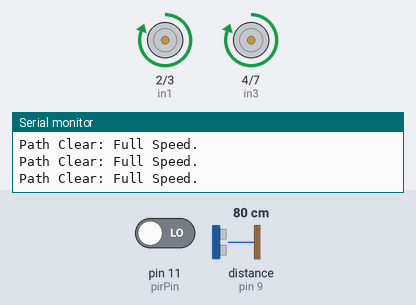
A sketch run on a simulated Arduino Uno, built with avr-gcc and run on an emulated ATmega328P. Shown: motor-driver pin pairs drawn as motors (green arrow = first pin HIGH = forward, orange = second pin HIGH = backward, longer = more drive, scaled by the enable pin), the last lines printed to the serial monitor. Wiring (inferred from the names in the program): ultrasonic range finder: trigger pin 8; echo pin 9. The inputs (shaded band) are chosen by the test bench; at power-on: distance to the obstacle (sensor on pin 9) 80 cm, pin 11 (pirPin) LOW. The echo pulse lasts 58.3 µs per cm.

Above: at 1.2 s.
1.3 s: distance to the obstacle (sensor on pin 9) set to 43 cm
2.8 s: distance to the obstacle (sensor on pin 9) set to 37 cm
At 3.8 s:
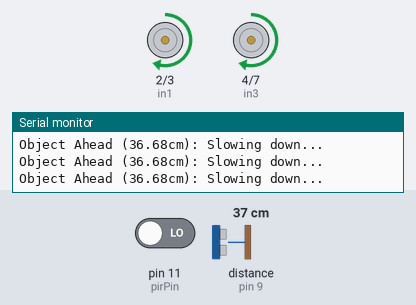
4.3 s: distance to the obstacle (sensor on pin 9) set to 23 cm
5.8 s: distance to the obstacle (sensor on pin 9) set to 19 cm
At 6.5 s:
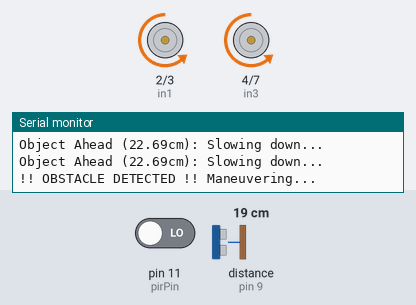
At 7.1 s:
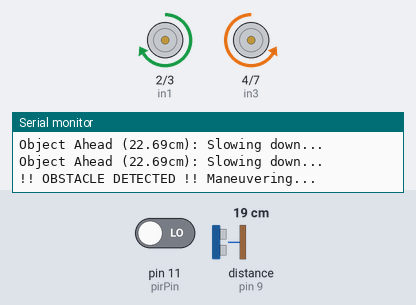
8.8 s: distance to the obstacle (sensor on pin 9) set to 250 cm
Timing chart, 0 to 11.8 s (numbered marks = the images above; inputs shaded):
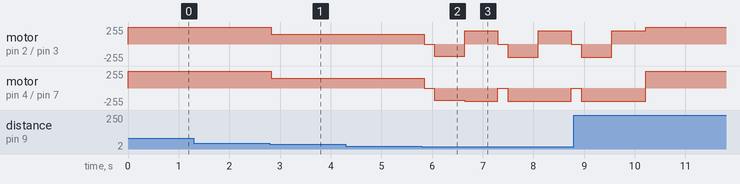

The sketch:

USE_THIS_ONLY.ino
```cpp
/*
 * Robot: Continuous Obstacle Avoidance + PIR Motion Alerts
 * PIR Pin: D11 | Ultrasonic: D8 (Trig), D9 (Echo)
 */

// --- Pins ---
const int pirPin = 11;
const int in1 = 2;        // Motor A
const int in2 = 3;
const int ena = 5;
const int in3 = 4;        // Motor B
const int in4 = 7;
const int enb = 6;
const int trigPin = 8;
const int echoPin = 9;

// --- Variables ---
int pirState = LOW;
int val = 0;

void setup() {
  // Motor Pins
  pinMode(in1, OUTPUT); pinMode(in2, OUTPUT); pinMode(ena, OUTPUT);
  pinMode(in3, OUTPUT); pinMode(in4, OUTPUT); pinMode(enb, OUTPUT);

  // Sensor Pins
  pinMode(trigPin, OUTPUT);
  pinMode(echoPin, INPUT);
  pinMode(pirPin, INPUT);

  Serial.begin(9600);
  Serial.println("--- System Online: Moving & Scanning ---");
}

void loop() {
  // 1. Check PIR Sensor for background alerts
  val = digitalRead(pirPin);
  if (val == HIGH) {
    if (pirState == LOW) {
      Serial.println(">> ALERT: Human/Motion detected nearby! <<");
      pirState = HIGH;
    }
  } else {
    if (pirState == HIGH) {
      Serial.println(">> Notice: Area is now still. <<");
      pirState = LOW;
    }
  }

  // 2. Obstacle Avoidance Logic (Always Running)
  float distance = getDistance();

  if (distance > 40) {
    Serial.println("Path Clear: Full Speed.");
    moveForward(255);
  }
  else if (distance <= 40 && distance > 20) {
    Serial.print("Object Ahead (");
    Serial.print(distance);
    Serial.println("cm): Slowing down...");
    moveForward(150);
  }
  else {
    Serial.println("!! OBSTACLE DETECTED !! Maneuvering...");
    stopMotors();
    delay(200);
    moveBackward(180);
    delay(600);
    turnRight(200);
    delay(600);
  }

  delay(50);
}

// --- Movement Functions ---

void moveForward(int speed) {
  digitalWrite(in1, HIGH); digitalWrite(in2, LOW);
  digitalWrite(in3, HIGH); digitalWrite(in4, LOW);
  analogWrite(ena, speed); analogWrite(enb, speed);
}

void moveBackward(int speed) {
  digitalWrite(in1, LOW); digitalWrite(in2, HIGH);
  digitalWrite(in3, LOW); digitalWrite(in4, HIGH);
  analogWrite(ena, speed); analogWrite(enb, speed);
}

void turnRight(int speed) {
  digitalWrite(in1, HIGH); digitalWrite(in2, LOW);
  digitalWrite(in3, LOW);  digitalWrite(in4, HIGH);
  analogWrite(ena, speed); analogWrite(enb, speed);
}

void stopMotors() {
  digitalWrite(in1, LOW); digitalWrite(in2, LOW);
  digitalWrite(in3, LOW); digitalWrite(in4, LOW);
  analogWrite(ena, 0);   analogWrite(enb, 0);
}

float getDistance() {
  digitalWrite(trigPin, LOW);
  delayMicroseconds(2);
  digitalWrite(trigPin, HIGH);
  delayMicroseconds(10);
  digitalWrite(trigPin, LOW);
  long duration = pulseIn(echoPin, HIGH);
  return duration * 0.0343 / 2;
}
```

Measured:
- the behaviour switches between 40 and 39 cm on distance to the obstacle (sensor on pin 9) (found by bisection; images 0 and 1)
- the behaviour switches between 21 and 20 cm on distance to the obstacle (sensor on pin 9) (found by bisection; images 1 and 2)
- after the input at 2.8 s, motor on pin 2 (in1) / pin 3 (in2), motor on pin 4 (in3) / pin 7 (in4): forward 255/255 → forward 150/255 at once
